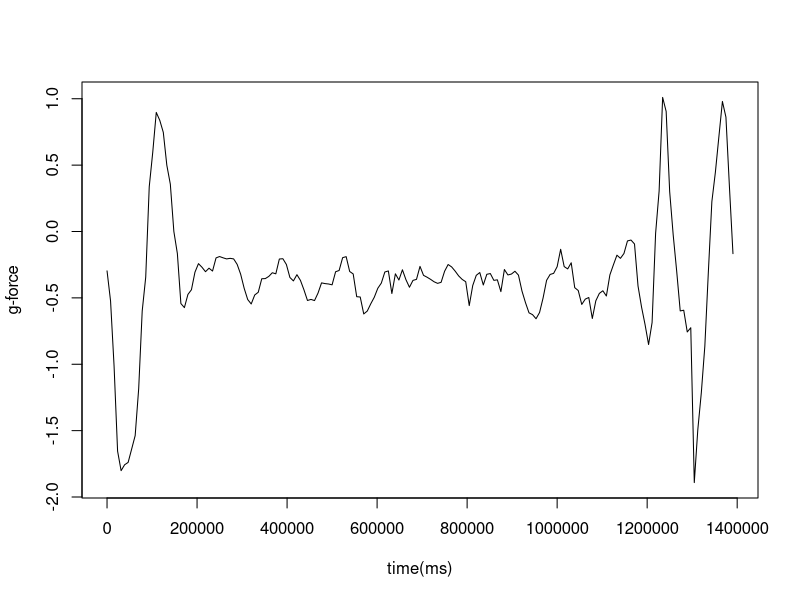

Write R code to recreate this figure.
data <- read.delim("./signals/t_1397260381.data.csv",
                   header = FALSE, sep = ",", quote = "",
                   dec = ".", fill = TRUE, comment.char = "")

plot(data[,1], data[,2], xlab="time(ms)",
     ylab="g-force", main="", type="l")